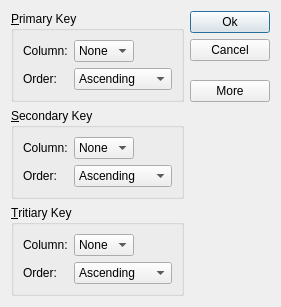
<?xml version="1.0" encoding="UTF-8"?>
<ui version="4.0">
 <class>Dialog</class>
 <widget class="QDialog" name="Dialog">
  <property name="geometry">
   <rect>
    <x>0</x>
    <y>0</y>
    <width>281</width>
    <height>296</height>
   </rect>
  </property>
  <property name="windowTitle">
   <string>Dialog</string>
  </property>
  <layout class="QGridLayout" name="gridLayout_4">
   <item row="0" column="0">
    <widget class="QGroupBox" name="groupBox">
     <property name="title">
      <string>&amp;Primary Key</string>
     </property>
     <layout class="QGridLayout" name="gridLayout">
      <item row="0" column="0">
       <widget class="QLabel" name="label">
        <property name="text">
         <string>Column:</string>
        </property>
       </widget>
      </item>
      <item row="0" column="1">
       <widget class="QComboBox" name="comboBox">
        <item>
         <property name="text">
          <string>None</string>
         </property>
        </item>
       </widget>
      </item>
      <item row="0" column="2">
       <spacer name="horizontalSpacer">
        <property name="orientation">
         <enum>Qt::Horizontal</enum>
        </property>
        <property name="sizeHint" stdset="0">
         <size>
          <width>40</width>
          <height>20</height>
         </size>
        </property>
       </spacer>
      </item>
      <item row="1" column="0">
       <widget class="QLabel" name="label_2">
        <property name="text">
         <string>Order:</string>
        </property>
       </widget>
      </item>
      <item row="1" column="1" colspan="2">
       <widget class="QComboBox" name="comboBox_2">
        <item>
         <property name="text">
          <string>Ascending</string>
         </property>
        </item>
        <item>
         <property name="text">
          <string>Descending</string>
         </property>
        </item>
       </widget>
      </item>
     </layout>
    </widget>
   </item>
   <item row="0" column="1" rowspan="2">
    <layout class="QVBoxLayout" name="verticalLayout">
     <item>
      <widget class="QPushButton" name="pushButton">
       <property name="text">
        <string>Ok</string>
       </property>
      </widget>
     </item>
     <item>
      <widget class="QPushButton" name="pushButton_2">
       <property name="text">
        <string>Cancel</string>
       </property>
      </widget>
     </item>
     <item>
      <spacer name="verticalSpacer">
       <property name="orientation">
        <enum>Qt::Vertical</enum>
       </property>
       <property name="sizeHint" stdset="0">
        <size>
         <width>20</width>
         <height>1</height>
        </size>
       </property>
      </spacer>
     </item>
     <item>
      <widget class="QPushButton" name="pushButton_3">
       <property name="text">
        <string>More</string>
       </property>
       <property name="checkable">
        <bool>true</bool>
       </property>
      </widget>
     </item>
    </layout>
   </item>
   <item row="1" column="0">
    <spacer name="verticalSpacer_2">
     <property name="orientation">
      <enum>Qt::Vertical</enum>
     </property>
     <property name="sizeHint" stdset="0">
      <size>
       <width>20</width>
       <height>1</height>
      </size>
     </property>
    </spacer>
   </item>
   <item row="2" column="0">
    <widget class="QGroupBox" name="groupBox_2">
     <property name="title">
      <string>&amp;Secondary Key</string>
     </property>
     <layout class="QGridLayout" name="gridLayout_2">
      <item row="0" column="0">
       <widget class="QLabel" name="label_3">
        <property name="text">
         <string>Column:</string>
        </property>
       </widget>
      </item>
      <item row="0" column="1">
       <widget class="QComboBox" name="comboBox_3">
        <item>
         <property name="text">
          <string>None</string>
         </property>
        </item>
       </widget>
      </item>
      <item row="0" column="2">
       <spacer name="horizontalSpacer_2">
        <property name="orientation">
         <enum>Qt::Horizontal</enum>
        </property>
        <property name="sizeHint" stdset="0">
         <size>
          <width>40</width>
          <height>20</height>
         </size>
        </property>
       </spacer>
      </item>
      <item row="1" column="0">
       <widget class="QLabel" name="label_4">
        <property name="text">
         <string>Order:</string>
        </property>
       </widget>
      </item>
      <item row="1" column="1" colspan="2">
       <widget class="QComboBox" name="comboBox_4">
        <item>
         <property name="text">
          <string>Ascending</string>
         </property>
        </item>
        <item>
         <property name="text">
          <string>Descending</string>
         </property>
        </item>
       </widget>
      </item>
     </layout>
    </widget>
   </item>
   <item row="3" column="0">
    <widget class="QGroupBox" name="groupBox_3">
     <property name="title">
      <string>&amp;Tritiary Key</string>
     </property>
     <layout class="QGridLayout" name="gridLayout_3">
      <item row="0" column="0">
       <widget class="QLabel" name="label_5">
        <property name="text">
         <string>Column:</string>
        </property>
       </widget>
      </item>
      <item row="0" column="1">
       <widget class="QComboBox" name="comboBox_5">
        <item>
         <property name="text">
          <string>None</string>
         </property>
        </item>
       </widget>
      </item>
      <item row="0" column="2">
       <spacer name="horizontalSpacer_3">
        <property name="orientation">
         <enum>Qt::Horizontal</enum>
        </property>
        <property name="sizeHint" stdset="0">
         <size>
          <width>40</width>
          <height>20</height>
         </size>
        </property>
       </spacer>
      </item>
      <item row="1" column="0">
       <widget class="QLabel" name="label_6">
        <property name="text">
         <string>Order:</string>
        </property>
       </widget>
      </item>
      <item row="1" column="1" colspan="2">
       <widget class="QComboBox" name="comboBox_6">
        <item>
         <property name="text">
          <string>Ascending</string>
         </property>
        </item>
        <item>
         <property name="text">
          <string>Descending</string>
         </property>
        </item>
       </widget>
      </item>
     </layout>
    </widget>
   </item>
  </layout>
  <zorder>groupBox</zorder>
  <zorder>pushButton</zorder>
  <zorder>pushButton_2</zorder>
  <zorder>pushButton_3</zorder>
  <zorder>groupBox_2</zorder>
  <zorder>groupBox_3</zorder>
  <zorder>verticalSpacer_2</zorder>
 </widget>
 <resources/>
 <connections>
  <connection>
   <sender>pushButton</sender>
   <signal>clicked()</signal>
   <receiver>Dialog</receiver>
   <slot>accept()</slot>
   <hints>
    <hint type="sourcelabel">
     <x>227</x>
     <y>22</y>
    </hint>
    <hint type="destinationlabel">
     <x>262</x>
     <y>119</y>
    </hint>
   </hints>
  </connection>
  <connection>
   <sender>pushButton_2</sender>
   <signal>clicked()</signal>
   <receiver>Dialog</receiver>
   <slot>reject()</slot>
   <hints>
    <hint type="sourcelabel">
     <x>219</x>
     <y>54</y>
    </hint>
    <hint type="destinationlabel">
     <x>265</x>
     <y>155</y>
    </hint>
   </hints>
  </connection>
  <connection>
   <sender>pushButton_3</sender>
   <signal>toggled(bool)</signal>
   <receiver>groupBox_3</receiver>
   <slot>setVisible(bool)</slot>
   <hints>
    <hint type="sourcelabel">
     <x>204</x>
     <y>94</y>
    </hint>
    <hint type="destinationlabel">
     <x>184</x>
     <y>243</y>
    </hint>
   </hints>
  </connection>
  <connection>
   <sender>pushButton_3</sender>
   <signal>toggled(bool)</signal>
   <receiver>groupBox_2</receiver>
   <slot>setVisible(bool)</slot>
   <hints>
    <hint type="sourcelabel">
     <x>240</x>
     <y>89</y>
    </hint>
    <hint type="destinationlabel">
     <x>178</x>
     <y>148</y>
    </hint>
   </hints>
  </connection>
 </connections>
</ui>
